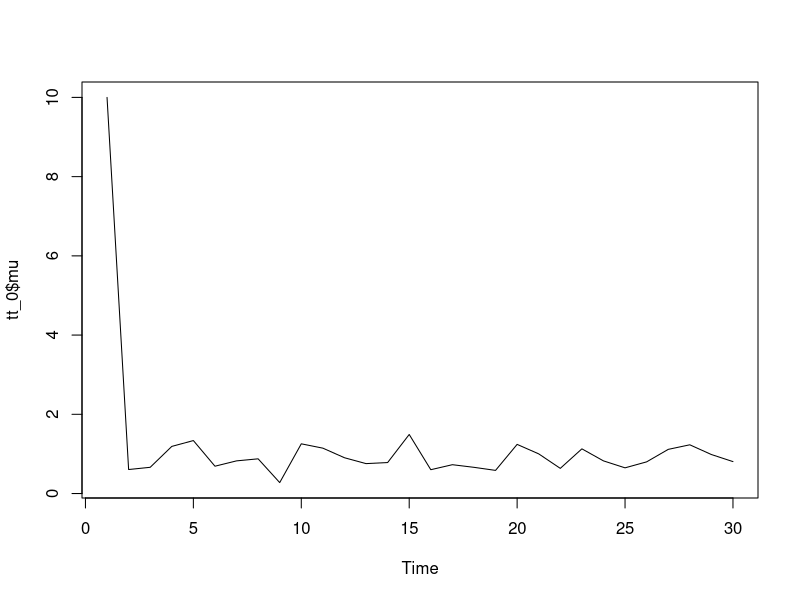
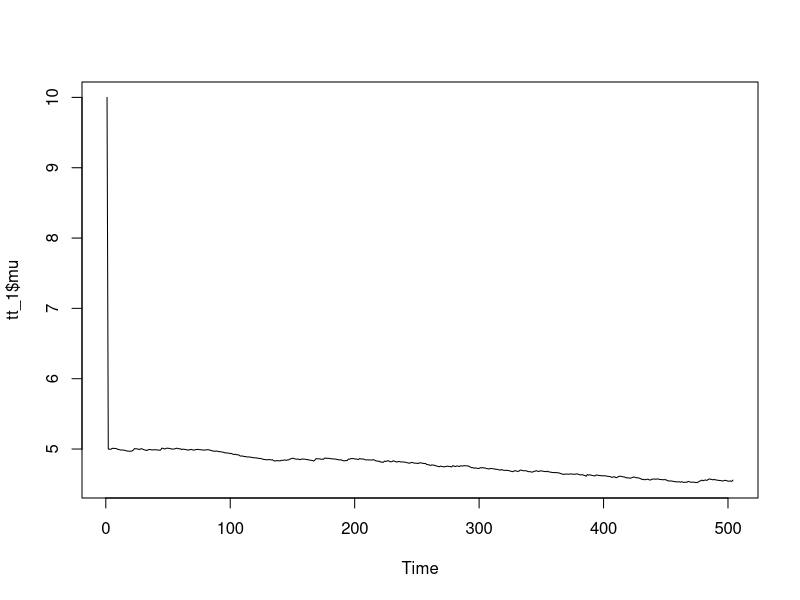
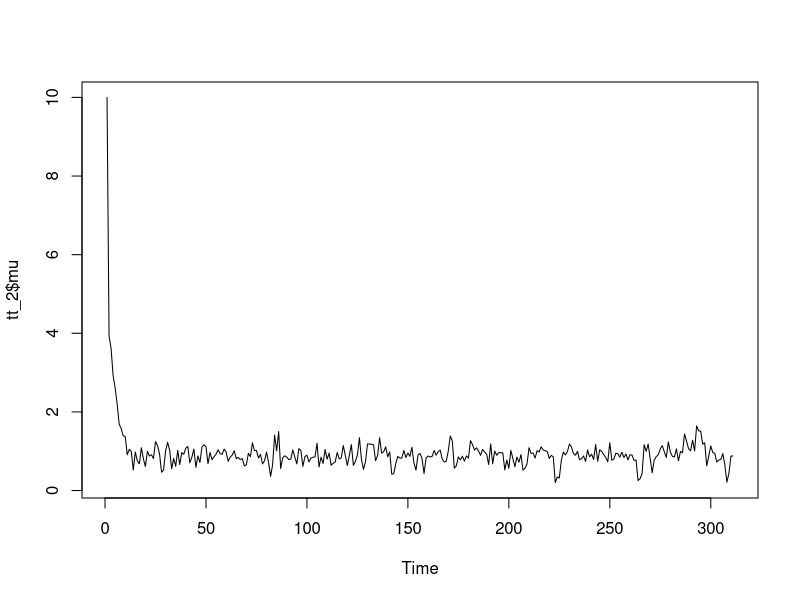
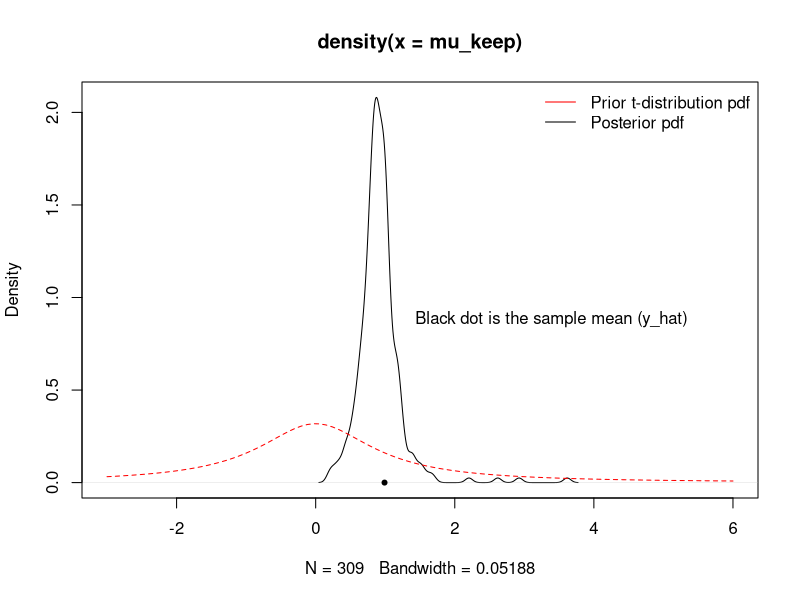
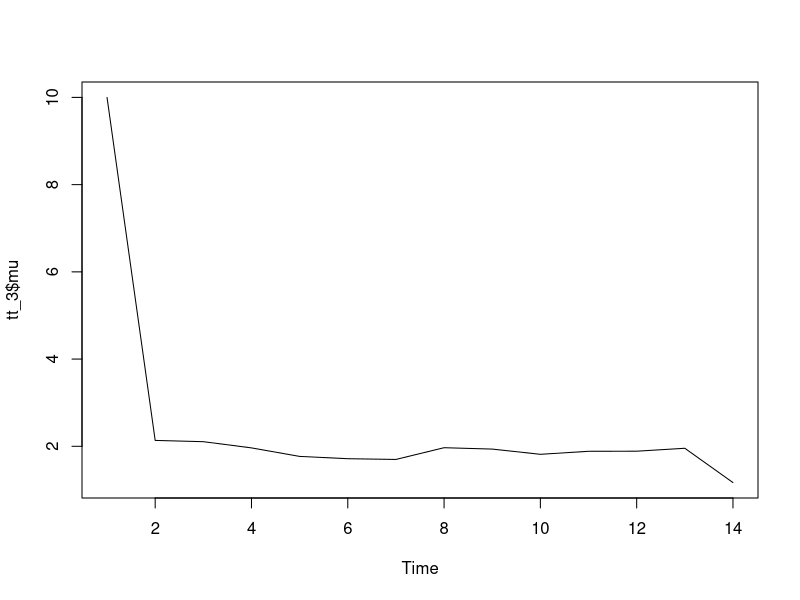

Recreate these plots in R, in order.
## ---- chunk 1
lg=function(mu, n, ybar)
{ mu2=mu^2
  n*(ybar*mu-mu2/2)-log(1+mu2)}

mu_now=10
cand_sd=5
y=c(1.2,1.4,-0.5,0.3,0.9,2.3,1.0,0.1,1.3,1.9)
ybar=mean(y)
m=1000
n=length(y)
mu_storage<-c()
mu_storage<-c(mu_storage,mu_now)
acceptance_count=0

mh<-function(mu_now,type_MH,cand_sd)
{
  
for (i in 1:m)
{
  if (type_MH=="randomwalk")  # random walk, as mean is updated with mu_now
  {
  mu_cand = rnorm(n=1, mean=mu_now, sd=cand_sd)
  }
  else
  {
    if(type_MH=="independent")  # independent, as mean is fixed
    {mu_cand = rnorm(n=1, mean=3, sd=cand_sd)}
    else
    {print("woring type of MH")
     break
    }
  }
  
  lg_alpha=lg(mu_cand,n=n,ybar = ybar)-lg(mu_now,n=n,ybar=ybar)
  alpha=exp(lg_alpha)
  if(alpha>1)
    {mu_now=mu_cand
    mu_storage<-c(mu_storage,mu_cand)
    acceptance_count=acceptance_count+1}
  else
    {random_p=runif(1)
    if(alpha>random_p)
      {mu_now=mu_cand
      acceptance_count=acceptance_count+1}
    else
      {mu_now=mu_now}
    }
}
#return the following
list(mu=mu_storage,accpt=acceptance_count/m)
}

tt_0<-mh(mu_now=5,type_MH="randomwalk",cand_sd=10)
plot.ts(tt_0$mu)
tt_0$accpt

tt_1<-mh(mu_now=5,type_MH="randomwalk",cand_sd=0.005)
plot.ts(tt_1$mu)
tt_1$accpt

tt_2<-mh(mu_now=5,type_MH="randomwalk",cand_sd=0.5)
plot.ts(tt_2$mu)
tt_2$accpt
## ---- chunk 2
mu_keep<-tt_2$mu[-c(1:2)]
plot(density(mu_keep),xlim=c(-3,6))
curve(dt(x,df=1),lty=2,add = TRUE,col="red")
legend("topright",legend=c("Prior t-distribution pdf", "Posterior pdf"), col=c("red","black"), lty=1, bty="n")
points(ybar,0,pch=20)
legend(1,1, legend="Black dot is the sample mean (y_hat)",bty="n")
## ---- chunk 3
tt_3<-mh(mu_now=5,type_MH="independent",cand_sd=0.5)
plot.ts(tt_3$mu)
tt_3$accpt

#tt_4<-mh(mu_now=5,type_MH="hello",cand_sd=0.5)
#tt_4
